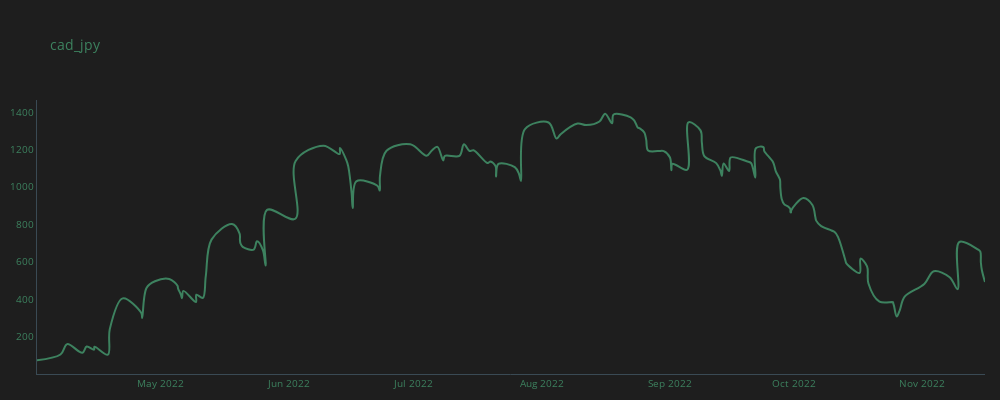

The cell this chart's notebook holds for it:
### Code cell
plot_line(trades_cad_jpy, 'cad_jpy')

### Figure 1 — Plotly figure (JSON) as saved in the notebook; plotly's stock layout.template omitted (floating-point values rounded to 4 significant figures; data arrays with more than 128 entries replaced by an {"elided": "..."} marker saying what was removed)
{"data": [{"line": {"color": "#3d825f", "shape": "spline", "width": 2}, "mode": "lines", "name": "cad_jpy", "type": "scatter", "x": {"elided": "149 str values"}, "y": {"elided": "149 float values"}}], "layout": {"font": {"color": "#3d825f", "size": 10}, "height": 400, "margin": {"b": 10, "l": 15, "r": 15}, "paper_bgcolor": "#1e1e1e", "plot_bgcolor": "#1e1e1e", "title": {"text": "cad_jpy"}, "width": 1000, "xaxis": {"linecolor": "#3a4a54", "linewidth": 1, "showgrid": false, "zeroline": false}, "yaxis": {"linecolor": "#3a4a54", "linewidth": 1, "showgrid": false, "zeroline": false}}}
